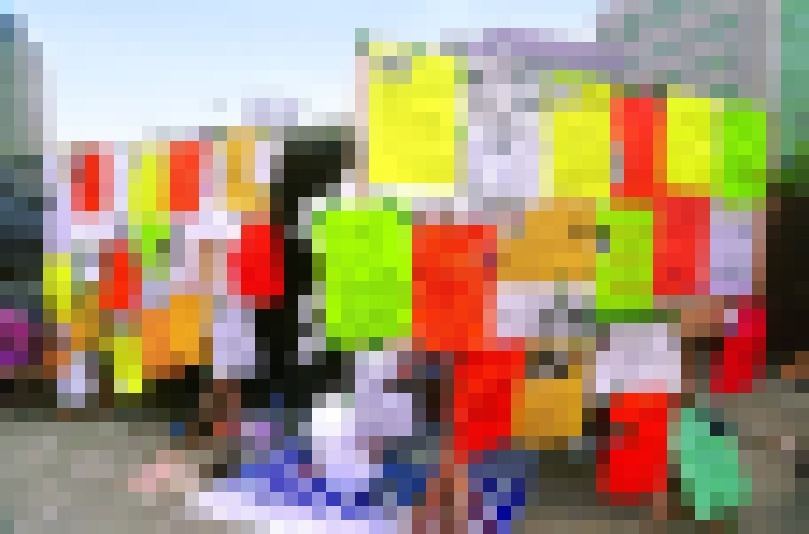
#> input picture ref/ep23/missing_board_01.jpg, 809 x 534 px
$ python -i ep10_remask.py   (imports and definitions only)
#> lines starting #> are read from the running program, lines starting #| are printed output that depends on the picture
# -*- coding: utf-8 -*-
"""c810 `missing_board_01` を**モザイクで**隠し直す（⑤c' 2026-09-20）。

■ なぜ隠し直すか
  ⑤c の所見＝「ぼかしが白黒に落ちて**灰色のもや**になる」。
  ⑤b/⑤c は σ=8.0 のガウスぼかしを**全面**に掛けていたが、

    1. 元が **809×534** しかないのに、画面では 1920 幅＝**2.4倍に伸ばす**
       （σ=8 が実効 σ≒19 になる）
    2. 本番は `build_jiko.duotone` で **L に落として1本の傾きへ**写すので、
       黄・赤・緑の貼り紙が**近い明るさに潰れる**

  この2つが重なって、貼り紙の輪郭まで消えていた。
  ⚠️ **色のまま見ると σ=8 でも「貼り紙の並び」に見える。**だから⑤bで気づけなかった。
     判断は必ず**デュオトーンに落としてから**する。

■ 実測（デュオトーンに落として 1920 幅で測った）

  | 版 | 細かさ（3px窓の分散・小さいほど隠れる） | 貼り紙（40px格子の段差・大きいほど輪郭が残る） |
  |---|---|---|
  | 原本 | 9.58 | 61.16 |
  | σ=8（いままで） | 0.22 | **26.96** |
  | **モザイク14px＋boost** | **0.00** | **41.57** |

  ＝ **隠れ方は σ=8 より強く**（0.22 → 0.00）、**貼り紙の輪郭は 54% 多く残る**。

■ なぜモザイクか
  ガウスは輪郭も中身も同じだけ溶かす。モザイクは**枡の中を平らにして枡の境は残す**ので、
  「顔（20〜30px）と手書き（8〜12px）」は枡より小さく消え、
  「貼り紙（40〜90px）」は枡より大きいので形が残る。

■ 隠せているかの根拠
  枡 14px ＝ 画面では **34px**。顔は元で 20〜30px ＝ **1〜2枡**に収まるので、
  顔の作りは1つも残らない。手書きの字は枡の 1/2 以下。

⚠️ これは**元の写真を上書きする**。`ref/ep10/masked.json` の md5 も書き換える
   （`tools/check_photo_mask.py` が md5 で照合する）。
⚠️ ぼかす前の版は git の履歴（`edaf66c`）に残る。**それはこの道具では消えない**
   （公開リポジトリの履歴をどうするかは⑥までのカズヤくんの判断）。

使い方:
  python qa_out/ep10_remask.py --selftest   陽性対照（画像は書き換えない）
  python qa_out/ep10_remask.py --apply      隠し直して masked.json を更新
"""
import hashlib
import json
import subprocess
import sys
from pathlib import Path

# [1 line not run here, left out]

import numpy as np
from PIL import Image, ImageOps

ROOT = Path(__file__).resolve().parents[1]
REL = "ep10/missing_board_01.jpg"
IMG = ROOT / "ref" / REL
REC = ROOT / "ref" / "ep10" / "masked.json"
PRE = "edaf66c"                      # ぼかす前の版（git）
BLK = 14                             # 枡の大きさ（元の画素）
DARK, LIGHT = "#16232e", "#e6eef2"


# [4 lines left out: function mosaic, not called in this run]


def duotone(im, boost=True):
    """`build_jiko.duotone` と同じ写し方（本番の幾何で測るため）。"""
    g = im.convert("L")
    if boost:
        g = ImageOps.autocontrast(g, cutoff=(1, 6))
    d = tuple(int(DARK[i:i + 2], 16) for i in (1, 3, 5))
    l = tuple(int(LIGHT[i:i + 2], 16) for i in (1, 3, 5))
    lut = []
    for c in range(3):
        lut += [int(d[c] + (l[c] - d[c]) * (v / 255.0)) for v in range(256)]
    return g.convert("RGB").point(lut)


def measure(im, boost=True):
    """(細かさ, 貼り紙)。**デュオトーンに落として 1920 幅**で測る。"""
    w, h = im.size
    a = np.asarray(duotone(im, boost).convert("L").resize((1920, int(1920 * h / w))),
                   dtype=np.float64)
    m = np.lib.stride_tricks.sliding_window_view(a, (3, 3)).reshape(-1, 9)
    fine = float(np.median(m.var(axis=1)))
    c = a[::40, ::40]
    coarse = float(np.mean(np.abs(np.diff(c, axis=0)))
                   + np.mean(np.abs(np.diff(c, axis=1))))
    return fine, coarse


# [71 lines left out: functions original, selftest, apply, not called in this run]


# [7 lines not run here, left out]

>>> from PIL import Image
>>> picture = Image.open('../ref/ep23/missing_board_01.jpg')
#> picture is the input picture: PIL image 809x534 RGB; mean R, G, B 163.8, 144.5, 115.8
>>> result = measure(picture)
#> in duotone, `g = im.convert("L")`:
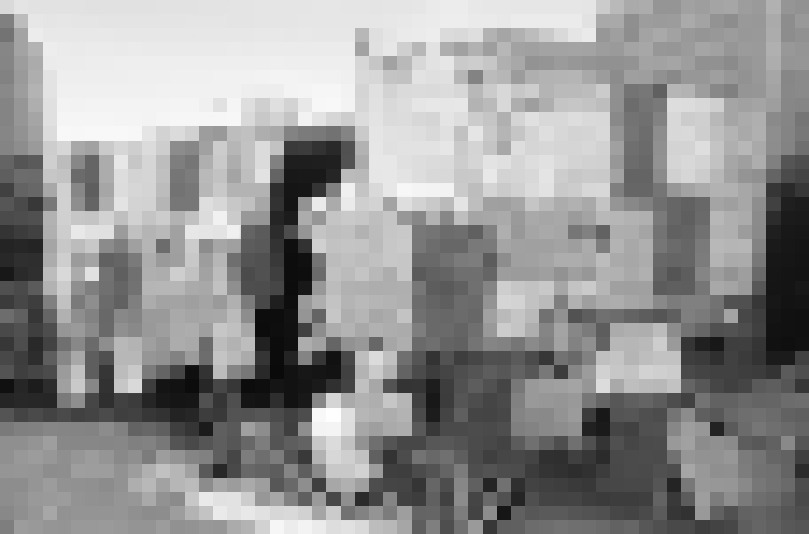
#> g: PIL image 809x534 L; min 4, max 255, mean 147
#> in duotone, `return g.convert("RGB").point(lut)`:
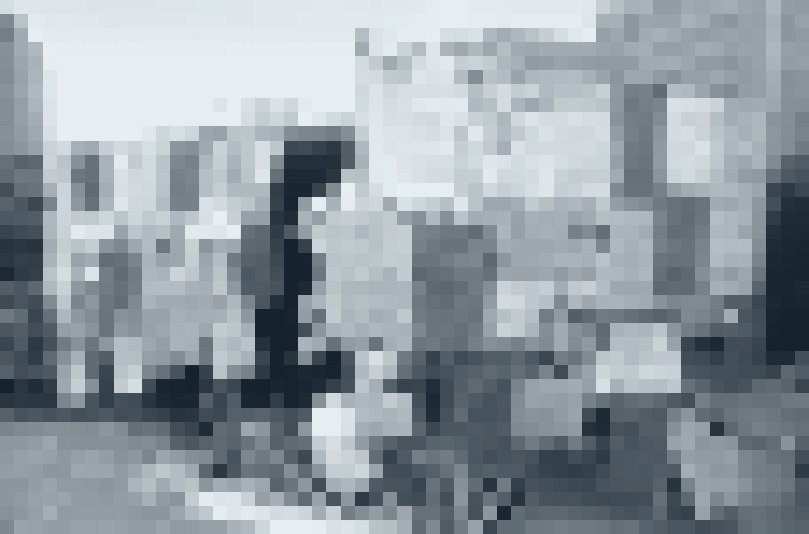
#> returned value: PIL image 809x534 RGB; mean R, G, B 145.3, 155.3, 162.1
#> in measure, `fine = float(np.median(m.var(axis=1)))`: fine = 0.173
#> in measure, `c = a[::40, ::40]`:
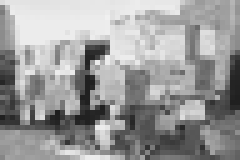
#> c: shape (32, 48) float64 (shown 5 times larger); min 30, max 240, mean 154.9
#> in measure, `coarse = float(np.mean(np.abs(np.diff(c, axis=0))) + np.mean(np.abs(np..`: coarse = 41.65
#> result = (0.173, 41.65)

$ run again, on ref/ep23/c100_960.jpg
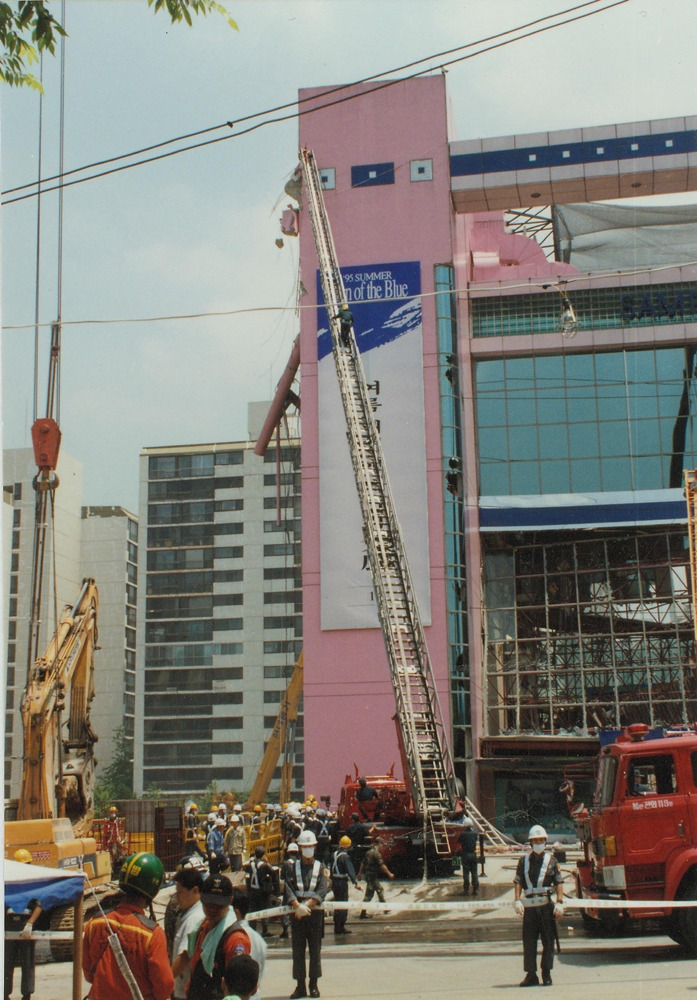
#> input picture ref/ep23/c100_960.jpg, 697 x 1000 px
#> picture is the input picture: PIL image 697x1000 RGB; mean R, G, B 130.5, 128.4, 121.2
#> in measure, `a = np.asarray(duotone(im, boost).convert("L").resize((1920, int(1920 ..`:
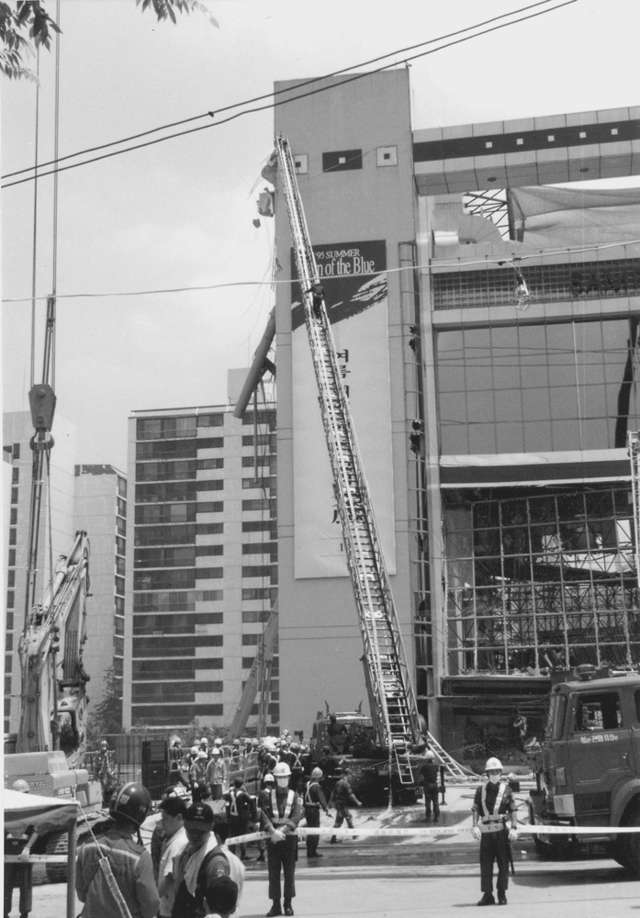
#> a: shape (2754, 1920) float64 (shown at 1/3 size); min 22, max 248, mean 147.3
#> fine = 2.1
#> in measure, `c = a[::40, ::40]`:
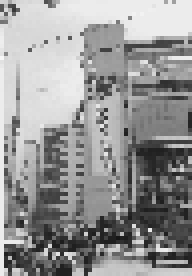
#> c: shape (69, 48) float64 (shown 4 times larger); min 22, max 247, mean 149.7
#> coarse = 53.25
#> result = (2.1, 53.25)

$ run again, on ref/ep23/c130_960.jpg
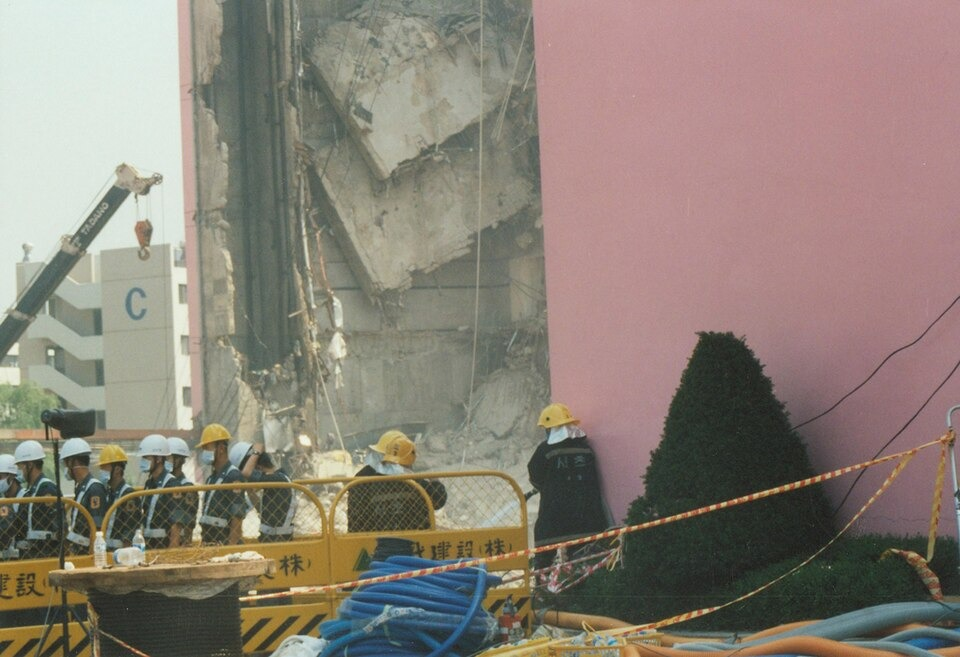
#> input picture ref/ep23/c130_960.jpg, 960 x 657 px
#> picture is the input picture: PIL image 960x657 RGB; mean R, G, B 139.3, 129.1, 118.8
#> in duotone, `g = ImageOps.autocontrast(g, cutoff=(1, 6))`:
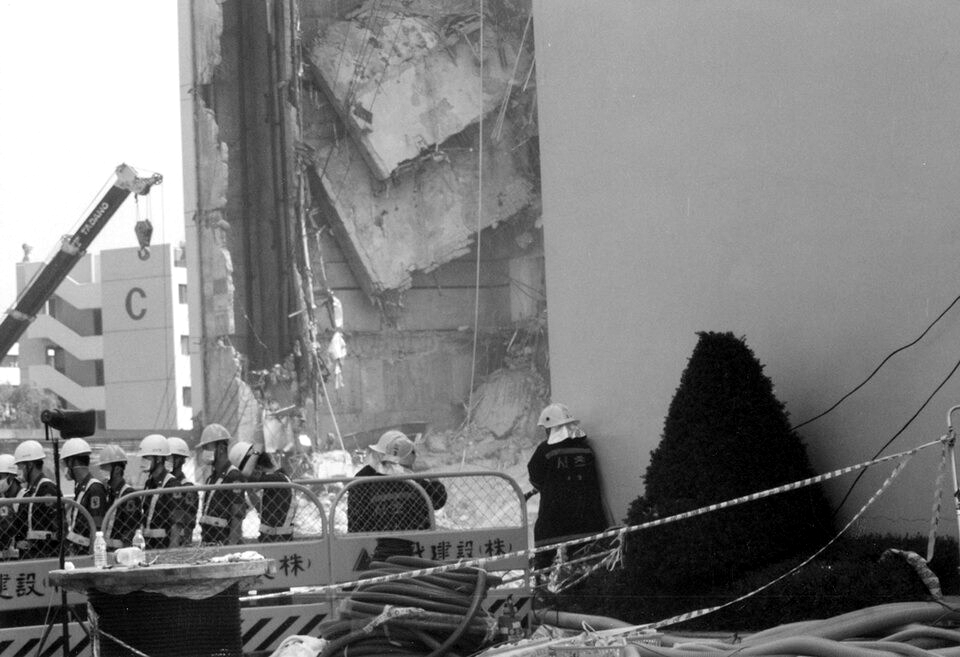
#> g: PIL image 960x657 L; min 0, max 255, mean 124.8
#> fine = 2.1
#> in measure, `c = a[::40, ::40]`:
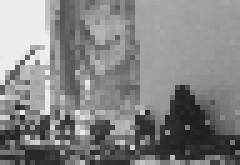
#> c: shape (33, 48) float64 (shown 5 times larger); min 31, max 237, mean 132.8
#> coarse = 39.36
#> result = (2.1, 39.36)
